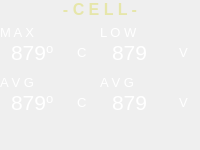
             <widget class="QWidget" name="cellIInfoWidget" native="true">
              <property name="font">
               <font>
                <weight>75</weight>
                <bold>true</bold>
               </font>
              </property>
              <layout class="QHBoxLayout" name="horizontalLayout_18">
               <property name="spacing">
                <number>0</number>
               </property>
               <property name="leftMargin">
                <number>0</number>
               </property>
               <property name="topMargin">
                <number>0</number>
               </property>
               <property name="rightMargin">
                <number>0</number>
               </property>
               <property name="bottomMargin">
                <number>0</number>
               </property>
               <item>
                <widget class="QWidget" name="widget" native="true">
                 <property name="sizePolicy">
                  <sizepolicy hsizetype="Preferred" vsizetype="Expanding">
                   <horstretch>0</horstretch>
                   <verstretch>0</verstretch>
                  </sizepolicy>
                 </property>
                 <property name="font">
                  <font>
                   <weight>75</weight>
                   <bold>true</bold>
                  </font>
                 </property>
                 <layout class="QVBoxLayout" name="verticalLayout_16">
                  <property name="leftMargin">
                   <number>0</number>
                  </property>
                  <property name="topMargin">
                   <number>0</number>
                  </property>
                  <property name="rightMargin">
                   <number>0</number>
                  </property>
                  <property name="bottomMargin">
                   <number>0</number>
                  </property>
                  <item>
                   <widget class="QLabel" name="cellTitleWidget">
                    <property name="font">
                     <font>
                      <pointsize>12</pointsize>
                      <weight>75</weight>
                      <bold>true</bold>
                     </font>
                    </property>
                    <property name="styleSheet">
                     <string notr="true">color: rgb(230, 230, 170);
</string>
                    </property>
                    <property name="text">
                     <string>- C E L L -</string>
                    </property>
                    <property name="alignment">
                     <set>Qt::AlignHCenter|Qt::AlignTop</set>
                    </property>
                   </widget>
                  </item>
                  <item>
                   <widget class="QWidget" name="cellDataWidget" native="true">
                    <property name="font">
                     <font>
                      <weight>75</weight>
                      <bold>true</bold>
                     </font>
                    </property>
                    <property name="styleSheet">
                     <string notr="true"/>
                    </property>
                    <layout class="QVBoxLayout" name="verticalLayout_18">
                     <property name="spacing">
                      <number>10</number>
                     </property>
                     <property name="leftMargin">
                      <number>0</number>
                     </property>
                     <property name="topMargin">
                      <number>0</number>
                     </property>
                     <property name="rightMargin">
                      <number>0</number>
                     </property>
                     <property name="bottomMargin">
                      <number>0</number>
                     </property>
                     <item>
                      <widget class="QWidget" name="maxLowWidget" native="true">
                       <property name="font">
                        <font>
                         <weight>75</weight>
                         <bold>true</bold>
                        </font>
                       </property>
                       <property name="styleSheet">
                        <string notr="true"/>
                       </property>
                       <layout class="QHBoxLayout" name="horizontalLayout_19">
                        <property name="spacing">
                         <number>0</number>
                        </property>
                        <property name="leftMargin">
                         <number>0</number>
                        </property>
                        <property name="topMargin">
                         <number>0</number>
                        </property>
                        <property name="rightMargin">
                         <number>0</number>
                        </property>
                        <property name="bottomMargin">
                         <number>0</number>
                        </property>
                        <item>
                         <widget class="QWidget" name="maxCellTempuratureInfo" native="true">
                          <property name="font">
                           <font>
                            <weight>75</weight>
                            <bold>true</bold>
                           </font>
                          </property>
                          <layout class="QVBoxLayout" name="verticalLayout_12">
                           <property name="spacing">
                            <number>0</number>
                           </property>
                           <property name="leftMargin">
                            <number>0</number>
                           </property>
                           <property name="topMargin">
                            <number>0</number>
                           </property>
                           <property name="rightMargin">
                            <number>0</number>
                           </property>
                           <property name="bottomMargin">
                            <number>0</number>
                           </property>
                           <item>
                            <widget class="QLabel" name="maxCellTemperatureTitleLabel">
                             <property name="font">
                              <font>
                               <pointsize>10</pointsize>
                               <weight>50</weight>
                               <bold>false</bold>
                              </font>
                             </property>
                             <property name="styleSheet">
                              <string notr="true">QLabel {

color: white;
qproperty-alignment: 'AlignHCenter | AlignBottom';
}</string>
                             </property>
                             <property name="text">
                              <string>M A X</string>
                             </property>
                            </widget>
                           </item>
                           <item>
                            <widget class="QWidget" name="maxCellTempWidget" native="true">
                             <property name="font">
                              <font>
                               <weight>75</weight>
                               <bold>true</bold>
                              </font>
                             </property>
                             <layout class="QHBoxLayout" name="horizontalLayout_13">
                              <property name="spacing">
                               <number>0</number>
                              </property>
                              <property name="leftMargin">
                               <number>0</number>
                              </property>
                              <property name="topMargin">
                               <number>0</number>
                              </property>
                              <property name="rightMargin">
                               <number>0</number>
                              </property>
                              <property name="bottomMargin">
                               <number>0</number>
                              </property>
                              <item>
                               <widget class="QLabel" name="maxCellTemperatureLabel">
                                <property name="maximumSize">
                                 <size>
                                  <width>55</width>
                                  <height>16777215</height>
                                 </size>
                                </property>
                                <property name="font">
                                 <font>
                                  <pointsize>16</pointsize>
                                  <weight>50</weight>
                                  <bold>false</bold>
                                 </font>
                                </property>
                                <property name="styleSheet">
                                 <string notr="true">
color:white;</string>
                                </property>
                                <property name="text">
                                 <string>&lt;html&gt;&lt;head/&gt;&lt;body&gt;&lt;p&gt;879&lt;span style=&quot; vertical-align:super;&quot;&gt;o&lt;/span&gt;&lt;/p&gt;&lt;/body&gt;&lt;/html&gt;</string>
                                </property>
                               </widget>
                              </item>
                              <item>
                               <widget class="QLabel" name="maxCellTemperatureUnitsLabel">
                                <property name="sizePolicy">
                                 <sizepolicy hsizetype="Fixed" vsizetype="Preferred">
                                  <horstretch>0</horstretch>
                                  <verstretch>0</verstretch>
                                 </sizepolicy>
                                </property>
                                <property name="maximumSize">
                                 <size>
                                  <width>16777215</width>
                                  <height>16777215</height>
                                 </size>
                                </property>
                                <property name="font">
                                 <font>
                                  <pointsize>10</pointsize>
                                  <weight>50</weight>
                                  <bold>false</bold>
                                 </font>
                                </property>
                                <property name="styleSheet">
                                 <string notr="true">QLabel {

color: white;
qproperty-alignment: 'AlignBottom | AlignLeft';
}</string>
                                </property>
                                <property name="text">
                                 <string>C</string>
                                </property>
                               </widget>
                              </item>
                             </layout>
                             <zorder>maxCellTemperatureUnitsLabel</zorder>
                             <zorder>maxCellTemperatureLabel</zorder>
                            </widget>
                           </item>
                          </layout>
                         </widget>
                        </item>
                        <item>
                         <widget class="QWidget" name="lowCellVoltageInfo" native="true">
                          <property name="font">
                           <font>
                            <weight>75</weight>
                            <bold>true</bold>
                           </font>
                          </property>
                          <layout class="QVBoxLayout" name="verticalLayout_20">
                           <property name="spacing">
                            <number>0</number>
                           </property>
                           <property name="leftMargin">
                            <number>0</number>
                           </property>
                           <property name="topMargin">
                            <number>0</number>
                           </property>
                           <property name="rightMargin">
                            <number>0</number>
                           </property>
                           <property name="bottomMargin">
                            <number>0</number>
                           </property>
                           <item>
                            <widget class="QLabel" name="lowCellVoltageTitle">
                             <property name="font">
                              <font>
                               <pointsize>10</pointsize>
                               <weight>50</weight>
                               <bold>false</bold>
                              </font>
                             </property>
                             <property name="styleSheet">
                              <string notr="true">QLabel {

color: white;
qproperty-alignment: 'AlignHCenter | AlignBottom';
}</string>
                             </property>
                             <property name="text">
                              <string>L O W</string>
                             </property>
                            </widget>
                           </item>
                           <item>
                            <widget class="QWidget" name="lowestCellVoltageWidget" native="true">
                             <property name="font">
                              <font>
                               <weight>75</weight>
                               <bold>true</bold>
                              </font>
                             </property>
                             <layout class="QHBoxLayout" name="horizontalLayout_21">
                              <property name="spacing">
                               <number>0</number>
                              </property>
                              <property name="leftMargin">
                               <number>0</number>
                              </property>
                              <property name="topMargin">
                               <number>0</number>
                              </property>
                              <property name="rightMargin">
                               <number>0</number>
                              </property>
                              <property name="bottomMargin">
                               <number>0</number>
                              </property>
                              <item>
                               <widget class="QLabel" name="lowestCellVoltageLabel">
                                <property name="maximumSize">
                                 <size>
                                  <width>55</width>
                                  <height>16777215</height>
                                 </size>
                                </property>
                                <property name="font">
                                 <font>
                                  <pointsize>16</pointsize>
                                  <weight>50</weight>
                                  <bold>false</bold>
                                 </font>
                                </property>
                                <property name="styleSheet">
                                 <string notr="true">
color:white;</string>
                                </property>
                                <property name="text">
                                 <string>879</string>
                                </property>
                               </widget>
                              </item>
                              <item>
                               <widget class="QLabel" name="lowestCellVoltageUnit">
                                <property name="sizePolicy">
                                 <sizepolicy hsizetype="Fixed" vsizetype="Preferred">
                                  <horstretch>0</horstretch>
                                  <verstretch>0</verstretch>
                                 </sizepolicy>
                                </property>
                                <property name="maximumSize">
                                 <size>
                                  <width>16777215</width>
                                  <height>16777215</height>
                                 </size>
                                </property>
                                <property name="font">
                                 <font>
                                  <pointsize>10</pointsize>
                                  <weight>50</weight>
                                  <bold>false</bold>
                                 </font>
                                </property>
                                <property name="styleSheet">
                                 <string notr="true">QLabel {

color: white;
qproperty-alignment: 'AlignBottom | AlignLeft';
}</string>
                                </property>
                                <property name="text">
                                 <string>V</string>
                                </property>
                               </widget>
                              </item>
                             </layout>
                            </widget>
                           </item>
                          </layout>
                         </widget>
                        </item>
                       </layout>
                      </widget>
                     </item>
                     <item>
                      <widget class="QWidget" name="avgTempVoltageWidget" native="true">
                       <property name="font">
                        <font>
                         <weight>75</weight>
                         <bold>true</bold>
                        </font>
                       </property>
                       <property name="styleSheet">
                        <string notr="true"/>
                       </property>
                       <layout class="QHBoxLayout" name="horizontalLayout_23">
                        <property name="spacing">
                         <number>0</number>
                        </property>
                        <property name="leftMargin">
                         <number>0</number>
                        </property>
                        <property name="topMargin">
                         <number>0</number>
                        </property>
                        <property name="rightMargin">
                         <number>0</number>
                        </property>
                        <property name="bottomMargin">
                         <number>0</number>
                        </property>
                        <item>
                         <widget class="QWidget" name="avgTempratureInfo" native="true">
                          <property name="font">
                           <font>
                            <weight>75</weight>
                            <bold>true</bold>
                           </font>
                          </property>
                          <layout class="QVBoxLayout" name="verticalLayout_13">
                           <property name="spacing">
                            <number>0</number>
                           </property>
                           <property name="leftMargin">
                            <number>0</number>
                           </property>
                           <property name="topMargin">
                            <number>0</number>
                           </property>
                           <property name="rightMargin">
                            <number>0</number>
                           </property>
                           <property name="bottomMargin">
                            <number>0</number>
                           </property>
                           <item>
                            <widget class="QLabel" name="averageCellTempTitle">
                             <property name="font">
                              <font>
                               <pointsize>10</pointsize>
                               <weight>50</weight>
                               <bold>false</bold>
                              </font>
                             </property>
                             <property name="styleSheet">
                              <string notr="true">QLabel {

color: white;
qproperty-alignment: 'AlignHCenter | AlignBottom';
}</string>
                             </property>
                             <property name="text">
                              <string>A V G</string>
                             </property>
                            </widget>
                           </item>
                           <item>
                            <widget class="QWidget" name="averageTempuratureWidget" native="true">
                             <property name="font">
                              <font>
                               <pointsize>18</pointsize>
                               <weight>75</weight>
                               <bold>true</bold>
                              </font>
                             </property>
                             <layout class="QHBoxLayout" name="horizontalLayout_14">
                              <property name="spacing">
                               <number>0</number>
                              </property>
                              <property name="leftMargin">
                               <number>0</number>
                              </property>
                              <property name="topMargin">
                               <number>0</number>
                              </property>
                              <property name="rightMargin">
                               <number>0</number>
                              </property>
                              <property name="bottomMargin">
                               <number>0</number>
                              </property>
                              <item>
                               <widget class="QLabel" name="avgCellTemperatureLabel">
                                <property name="maximumSize">
                                 <size>
                                  <width>55</width>
                                  <height>16777215</height>
                                 </size>
                                </property>
                                <property name="font">
                                 <font>
                                  <pointsize>16</pointsize>
                                  <weight>50</weight>
                                  <bold>false</bold>
                                 </font>
                                </property>
                                <property name="styleSheet">
                                 <string notr="true">
color:white;</string>
                                </property>
                                <property name="text">
                                 <string>&lt;html&gt;&lt;head/&gt;&lt;body&gt;&lt;p&gt;879&lt;span style=&quot; vertical-align:super;&quot;&gt;o&lt;/span&gt;&lt;/p&gt;&lt;/body&gt;&lt;/html&gt;</string>
                                </property>
                               </widget>
                              </item>
                              <item>
                               <widget class="QLabel" name="avgCellTemperatureUnit">
                                <property name="sizePolicy">
                                 <sizepolicy hsizetype="Fixed" vsizetype="Preferred">
                                  <horstretch>0</horstretch>
                                  <verstretch>0</verstretch>
                                 </sizepolicy>
                                </property>
                                <property name="maximumSize">
                                 <size>
                                  <width>16777215</width>
                                  <height>16777215</height>
                                 </size>
                                </property>
                                <property name="font">
                                 <font>
                                  <pointsize>10</pointsize>
                                  <weight>50</weight>
                                  <bold>false</bold>
                                 </font>
                                </property>
                                <property name="styleSheet">
                                 <string notr="true">
color: white;</string>
                                </property>
                                <property name="text">
                                 <string>C</string>
                                </property>
                               </widget>
                              </item>
                             </layout>
                             <zorder>avgCellTemperatureUnit</zorder>
                             <zorder>avgCellTemperatureLabel</zorder>
                            </widget>
                           </item>
                          </layout>
                         </widget>
                        </item>
                        <item>
                         <widget class="QWidget" name="avgCellInfoWidget" native="true">
                          <property name="font">
                           <font>
                            <weight>75</weight>
                            <bold>true</bold>
                           </font>
                          </property>
                          <layout class="QVBoxLayout" name="verticalLayout_21">
                           <property name="spacing">
                            <number>0</number>
                           </property>
                           <property name="leftMargin">
                            <number>0</number>
                           </property>
                           <property name="topMargin">
                            <number>0</number>
                           </property>
                           <property name="rightMargin">
                            <number>0</number>
                           </property>
                           <property name="bottomMargin">
                            <number>0</number>
                           </property>
                           <item>
                            <widget class="QLabel" name="avgCellVoltageTitle">
                             <property name="font">
                              <font>
                               <pointsize>10</pointsize>
                               <weight>50</weight>
                               <bold>false</bold>
                              </font>
                             </property>
                             <property name="styleSheet">
                              <string notr="true">QLabel {

color: white;
qproperty-alignment: 'AlignHCenter | AlignBottom';
}</string>
                             </property>
                             <property name="text">
                              <string>A V G</string>
                             </property>
                            </widget>
                           </item>
                           <item>
                            <widget class="QWidget" name="avgCellVoltageWidget" native="true">
                             <property name="font">
                              <font>
                               <weight>75</weight>
                               <bold>true</bold>
                              </font>
                             </property>
                             <layout class="QHBoxLayout" name="horizontalLayout_22">
                              <property name="spacing">
                               <number>0</number>
                              </property>
                              <property name="leftMargin">
                               <number>0</number>
                              </property>
                              <property name="topMargin">
                               <number>0</number>
                              </property>
                              <property name="rightMargin">
                               <number>0</number>
                              </property>
                              <property name="bottomMargin">
                               <number>0</number>
                              </property>
                              <item>
                               <widget class="QLabel" name="avgCellVoltageLabel">
                                <property name="maximumSize">
                                 <size>
                                  <width>55</width>
                                  <height>16777215</height>
                                 </size>
                                </property>
                                <property name="font">
                                 <font>
                                  <pointsize>16</pointsize>
                                  <weight>50</weight>
                                  <bold>false</bold>
                                 </font>
                                </property>
                                <property name="styleSheet">
                                 <string notr="true">
color:white;</string>
                                </property>
                                <property name="text">
                                 <string>879</string>
                                </property>
                               </widget>
                              </item>
                              <item>
                               <widget class="QLabel" name="avgCellVoltageUnit">
                                <property name="sizePolicy">
                                 <sizepolicy hsizetype="Fixed" vsizetype="Preferred">
                                  <horstretch>0</horstretch>
                                  <verstretch>0</verstretch>
                                 </sizepolicy>
                                </property>
                                <property name="maximumSize">
                                 <size>
                                  <width>16777215</width>
                                  <height>16777215</height>
                                 </size>
                                </property>
                                <property name="font">
                                 <font>
                                  <pointsize>10</pointsize>
                                  <weight>50</weight>
                                  <bold>false</bold>
                                 </font>
                                </property>
                                <property name="styleSheet">
                                 <string notr="true">
color: white;</string>
                                </property>
                                <property name="text">
                                 <string>V</string>
                                </property>
                               </widget>
                              </item>
                             </layout>
                            </widget>
                           </item>
                          </layout>
                         </widget>
                        </item>
                       </layout>
                      </widget>
                     </item>
                    </layout>
                   </widget>
                  </item>
                  <item>
                   <spacer name="verticalSpacer_5">
                    <property name="font">
                     <font>
                      <weight>75</weight>
                      <bold>true</bold>
                     </font>
                    </property>
                    <property name="orientation">
                     <enum>Qt::Vertical</enum>
                    </property>
                    <property name="sizeType">
                     <enum>QSizePolicy::Preferred</enum>
                    </property>
                    <property name="sizeHint" stdset="0">
                     <size>
                      <width>20</width>
                      <height>35</height>
                     </size>
                    </property>
                   </spacer>
                  </item>
                 </layout>
                </widget>
               </item>
              </layout>
             </widget>
